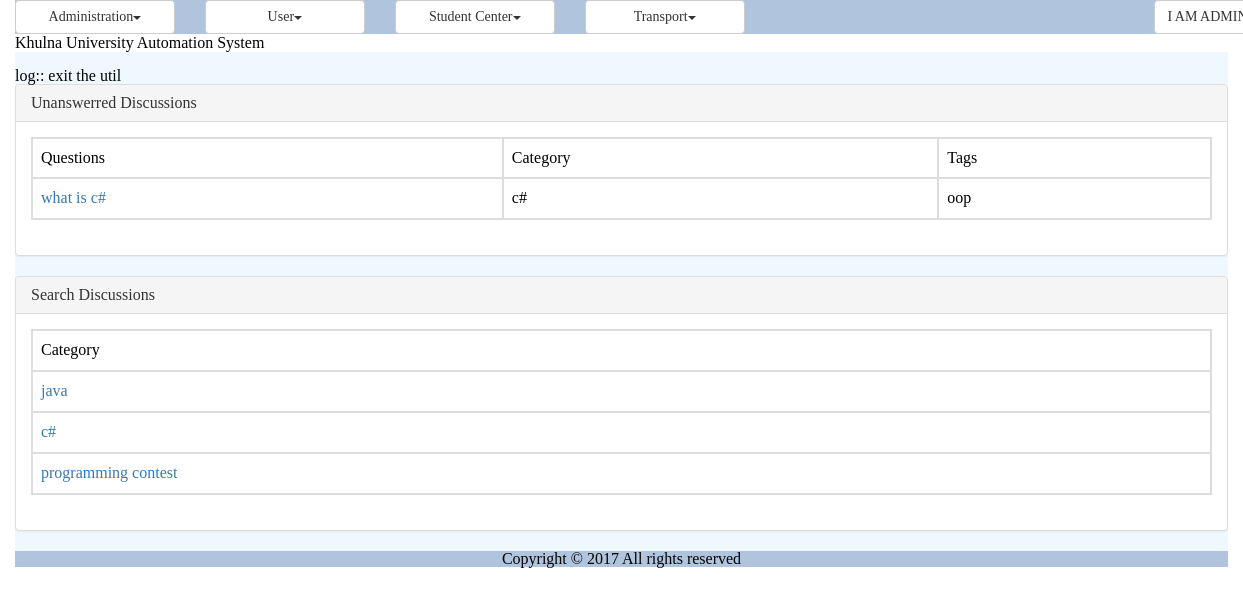
Screenshot of /discussion_unanswered.php (signed in) with the database file from the repository.
### tables this page shows
CREATE TABLE `tbl_discussion` (
  `ID` varchar(40) NOT NULL,
  `Title` varchar(150) NOT NULL,
  `CategoryID` varchar(40) NOT NULL,
  `Description` varchar(300) NOT NULL,
  `Tag` varchar(200) NOT NULL,
  `CreationDate` datetime NOT NULL,
  `CreatorID` varchar(40) NOT NULL
);

CREATE TABLE `tbl_discussion_category` (
  `ID` varchar(40) NOT NULL,
  `Name` varchar(40) NOT NULL
);

### modules/forum/ui/blade/view.unanswered.blade.php (called while the page is built, shortened)
<?php
include_once UTILITY.'class.util.php';
include_once MODULES_FORUM.'bao/class.unansweredbao.php';
$_UnansweredBAO = new UnansweredBAO();
?>

### modules/forum/bao/class.unansweredbao.php (called while the page is built, shortened)
<?php
include_once UTILITY.'class.util.php';
include_once MODULES_FORUM.'dao/class.unanswereddao.php';
Class UnansweredBAO{
	private $_UnansweredDAO;
	public function __construct(){
		$this->_UnansweredDAO = new UnansweredDAO();
	}
	public function getAllDiscussions(){
		$Result = $this->_UnansweredDAO->getAllDiscussions();
		return $Result;
	}
	public function getAllDiscussionCategorys(){
		$Result = $this->_UnansweredDAO->getAllDiscussionCategorys();
		return $Result;
	}
	public function getNameFromCatagoryID($Discussion){
		$Result = $this->_UnansweredDAO->getNameFromCatagoryID($Discussion);
		return $Result;
	}
}
?>

### modules/forum/dao/class.unanswereddao.php (called while the page is built, shortened)
<?php
include_once COMMON.'class.common.php';
include_once COMMON.'class.common.forum.php';
include_once UTILITY.'class.util.php';
Class UnansweredDAO{
	private $_DB;
	public function __construct(){
		$this->_DB = DBUtil::getInstance();
	}
	public function getAllDiscussions(){
		$DiscussionList = array();
		$this->_DB->doQuery("SELECT * FROM tbl_discussion WHERE ID NOT IN (SELECT DiscussionID FROM tbl_discussion_comment)");
		$rows = $this->_DB->getAllRows();
		for($i = 0; $i < sizeof($rows); $i++) {
			$row = $rows[$i];
			$this->_Discussion = new Discussion();
		    $this->_Discussion->setID ( $row['ID']);
		    $this->_Discussion->setName( $row['Title'] );
		    $this->_Discussion->setCategory( $row['CategoryID'] );
		    $this->_Discussion->setDescription( $row['Description'] );
		    $this->_Discussion->setTag( $row['Tag'] );
		    $this->_Discussion->setCreationDate( $row['CreationDate'] );
		    $this->_Discussion->setCreator( $row['CreatorID'] );
		    $DiscussionList[]=$this->_Discussion;
		}
		$Result = new Result();
		$Result->setIsSuccess(1);
		$Result->setResultObject($DiscussionList);
		return $Result;
	}
	public function getAllDiscussionCategorys(){
		$DiscussionCategoryList = array();
		$this->_DB->doQuery("SELECT * FROM tbl_discussion_category");
		$rows = $this->_DB->getAllRows();
		for($i = 0; $i < sizeof($rows); $i++) {
			$row = $rows[$i];
			$this->_DiscussionCategory = new DiscussionCategory();
		    $this->_DiscussionCategory->setID ( $row['ID']);
		    $this->_DiscussionCategory->setName( $row['Name'] );
		    $DiscussionCategoryList[]=$this->_DiscussionCategory;
		}
		$Result = new Result();
		$Result->setIsSuccess(1);
		$Result->setResultObject($DiscussionCategoryList);
		return $Result;
	}
	public function getNameFromCatagoryID($CatagoryID){
		$SQL = "SELECT * FROM tbl_discussion_category
				WHERE ID='".$CatagoryID."'";
		$SQL = $this->_DB->doQuery($SQL);
		$row = $this->_DB->getTopRow();
		$this->_DiscussionCategory = new DiscussionCategory();
		$this->_DiscussionCategory->setID ( $row['ID']);
		$this->_DiscussionCategory->setName( $row['Name'] );
	 	$Result = new Result();
		$Result->setIsSuccess(1);
		$Result->setResultObject($this->_DiscussionCategory);
		return $Result;
	}
}
?>

### common/class.common.php (called while the page is built, shortened)
<?php
class Result{
    private $_IsSuccess=0;
    private $_ResultObject;
    public function setIsSuccess($IsSuccess){
        $this->_IsSuccess = $IsSuccess;
    }
    public function getIsSuccess(){
        return $this->_IsSuccess;
    }
    public function setResultObject($ResultObject){
        $this->_ResultObject = $ResultObject;
    }
    public function getResultObject(){
        return $this->_ResultObject;
    }
}
?>

### common/class.common.forum.php (called while the page is built, shortened)
<?php
class DiscussionCategory{
    private $_ID;
    private $_name;
    public function setID ( $ID ) {
        $this->_ID = $ID;
    }
    public function getID () {
        return $this->_ID;
    }
    public function setName ($Name){
        $this->_name = $Name;
    }
    public function getName(){
        return $this->_name;
    }
}
class Discussion{
    private $_ID;
    private $_Name;
    private $_Category;
    private $_Tag;
    public function setID ( $ID ) {
        $this->_ID = $ID;
    }
    public function getID () {
        return $this->_ID;
    }
    public function setName ( $Name ) {
        $this->_Name = $Name;
    }
    public function getName () {
        return $this->_Name;
    }
    public function setCategory ( $Category ) {
        $this->_Category = $Category;
    }
    public function getCategory () {
        return $this->_Category;
    }
    public function setTag( $Tag ) {
        $this->_Tag = $Tag;
    }
    public function getTag() {
        return $this->_Tag;
    }
}
?>

### modules/forum/ui/view.unanswered.php (the view)
<?php
include_once 'blade/view.unanswered.blade.php';
include_once COMMON.'class.common.php';
?>
<div class="panel panel-default">
    <div class="panel-heading">Unanswerred Discussions</div>
    <div class="panel-body">
	<table class="table table-bordered">
	<?php
	$Result = $_UnansweredBAO->getAllDiscussions();
	if($Result->getIsSuccess()){
		$DiscussionList = $Result->getResultObject();
	?>
		<tr>
			<th>Questions</th>
			<th>Category</th>
			<th>Tags</th>
		</tr>
		<?php
		for($i = 0; $i < sizeof($DiscussionList); $i++) {
			$Discussion = $DiscussionList[$i];
			?>
		    <tr>
		    <td><a href="discussion_comment.php?view=<?php echo $Discussion->getID(); ?>" onclick="return ; " >
		    <?php echo $Discussion->getName(); ?></a></td>
			    <td><?php $id = $Discussion->getCategory();
			    	$Result2 = $_UnansweredBAO->getNameFromCatagoryID($id);
			    	if ($Result2->getIsSuccess()) {
			    		$DiscussionCategory = $Result2->getResultObject();
			    		echo $DiscussionCategory->getName();
			    	}
			    	 ?></td>
			    <td><?php echo $Discussion->getTag(); ?></td>
		    </tr>
	    <?php
		}
	}
	else{
		echo $Result->getResultObject();
	}
	?>
	</table>
	</div>
</div>
<div class="panel panel-default">
    <div class="panel-heading">Search Discussions</div>
    <div class="panel-body">
		<table class="table table-bordered">
			<tr><th>Category</th></tr>
			<tr><?php
				$Result = $_UnansweredBAO->getAllDiscussionCategorys();
				if($Result->getIsSuccess())
				{
					$DiscussionCategorys = $Result->getResultObject();
			        for ($i=0; $i < sizeof($DiscussionCategorys); $i++)
					{
						$DiscussionCategory = $DiscussionCategorys[$i];?>
						<tr><td><a href="search_discussion.php?Category=<?php echo $DiscussionCategory->getID(); ?>" onclick="return; "> <?php echo $DiscussionCategory->getName() ?> </a></td></tr>
					<?php
					}
				}
				?>
			</tr>
		</table>
	</div>
</div>

### resources/css/style.css (style rules this page uses)
table,td { border:solid #e9e9e9 1px; }

### rows the page displays
tbl_discussion: Title "what is c#", tbl_discussion_category.Name "c#", Tag "oop"
tbl_discussion_category: Name "java"
tbl_discussion_category: Name "c#"
tbl_discussion_category: Name "programming contest"

### other values shown
$globalMenu[$i]->getTitle() "Administration User Student Center Transport"
$CurrentUser->getFirstName() "I AM"
